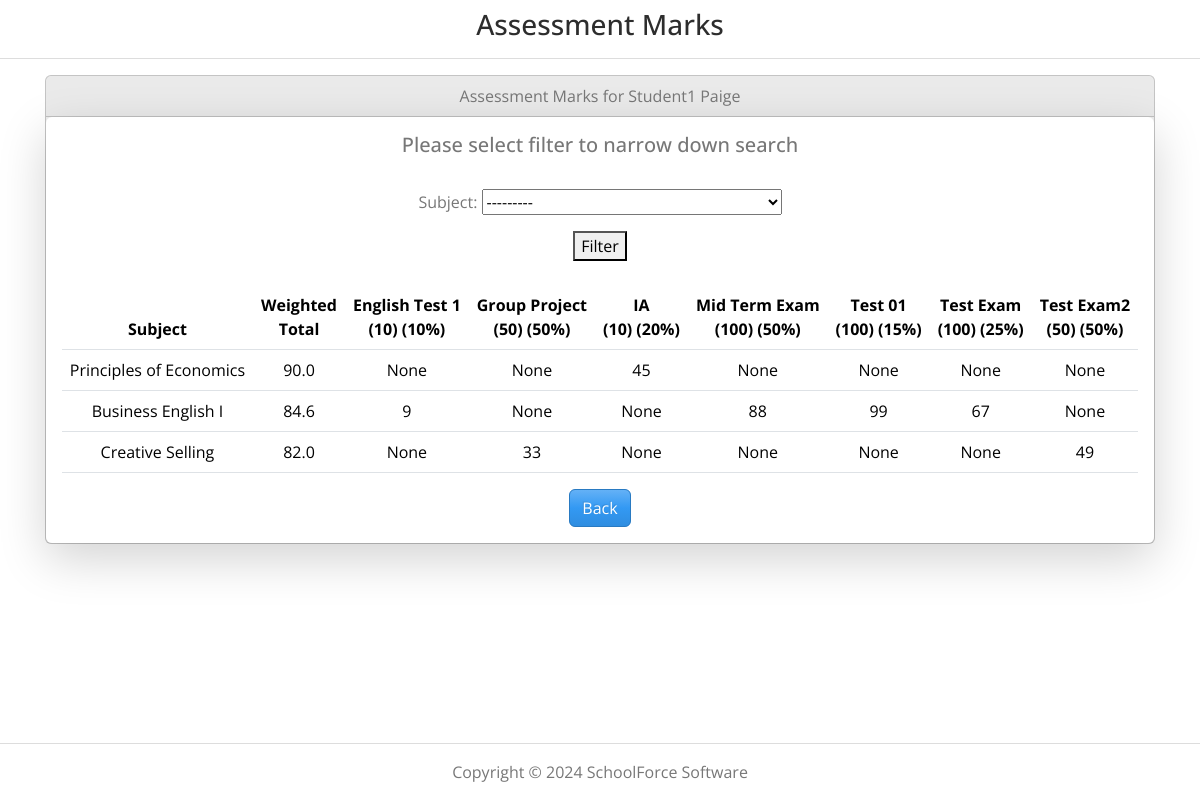
/student_subject_marks/ (signed in), run on an earlier commit of the app's database.
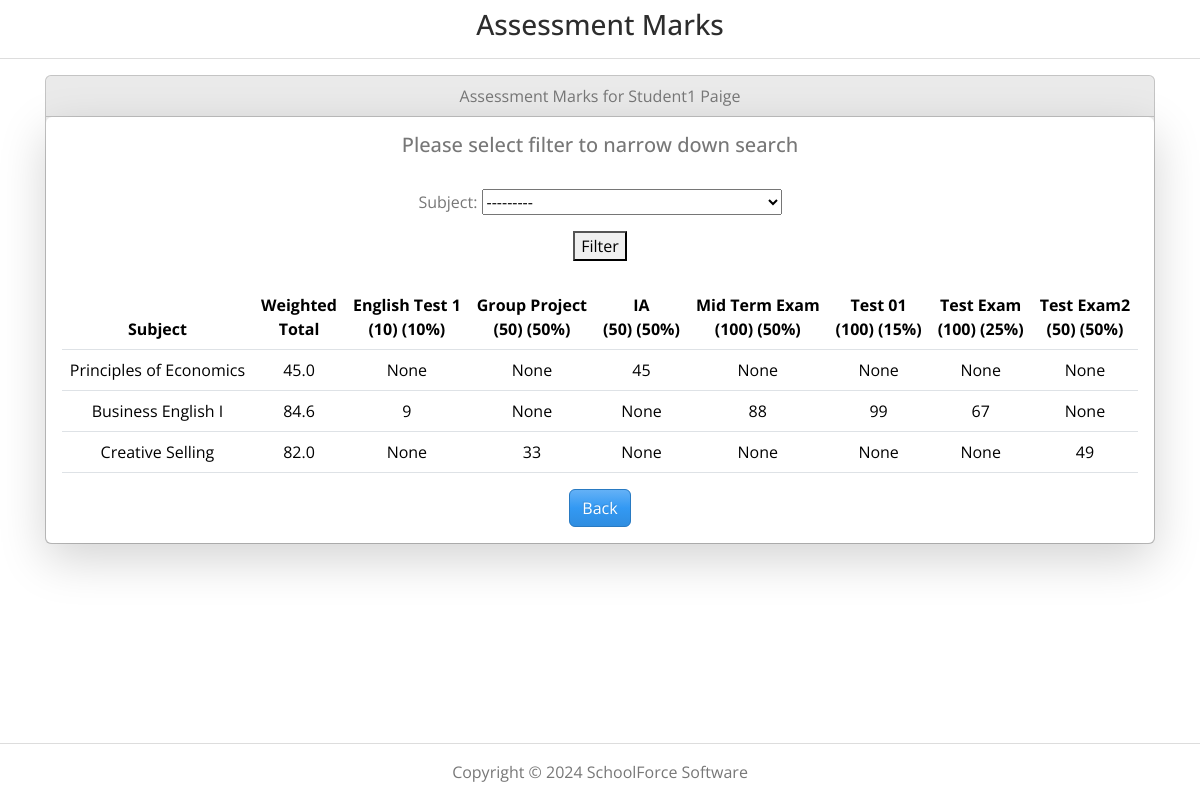
And on a later commit of the database.
### cmsmain/models.py (models this page shows)
class Exam(models.Model):
    course_class = models.ForeignKey(CourseClass, on_delete=models.CASCADE, related_name='exams', null=True, blank=True)
    name = models.CharField(max_length=100)
    total = models.IntegerField()
    weight = models.IntegerField()
    description = models.TextField(null=True, blank=True)
    location = models.ForeignKey(Location, on_delete=models.CASCADE, related_name='exams', null=True, blank=True)
    date = models.DateField()
    def __str__(self):
        return self.name

class Subject(models.Model):
    code = models.CharField(max_length=20, unique=True)
    name = models.CharField(max_length=100)
    def __str__(self):
        return self.name

### cmsmain/views.py (the view)
# urls.py: path('student_subject_marks/', views.StudentSubjectMarks, name='student_subject_marks'),
def StudentSubjectMarks(request):
    student = request.user.student
    form = StudentSubjectMarksFilterForm(request.POST or None, student=student)
    exam_marks = ExamMark.objects.filter(student=student)
    if request.method == 'POST' and form.is_valid():
        subject = form.cleaned_data.get('subject')
        if subject:
            exam_marks = exam_marks.filter(exam__course_class__subject=subject)
    subjects = set()
    exams_dict = {}
    totals_dict = {}
    for mark in exam_marks:
        subject = mark.exam.course_class.subject
        subjects.add(subject)
        if subject not in exams_dict:
            exams_dict[subject] = {}
        exams_dict[subject][mark.exam.name] = mark.mark
        if subject not in totals_dict:
            totals_dict[subject] = 0
        totals_dict[subject] += mark.mark / mark.exam.total * mark.exam.weight
    all_exam_names = sorted({exam.name for mark in exam_marks for exam in [mark.exam]})
    all_exams = Exam.objects.filter(name__in=all_exam_names).distinct()
    context = {
        'form': form,
        'student': student,
        'subjects': subjects,
        'exams_dict': exams_dict,
        'totals_dict': totals_dict,
        'all_exam_names': all_exam_names,
        'all_exams': all_exams
    }
    return render(request, 'app_student/student_subject_marks.html', context)

### cmsmain/forms.py
class StudentSubjectMarksFilterForm(forms.Form):
    subject = forms.ModelChoiceField(
        queryset=None,
        required=False,
        widget=forms.Select(attrs={'class': 'form-field'})
    )
    def __init__(self, *args, **kwargs):
        student = kwargs.pop('student', None)
        super(StudentSubjectMarksFilterForm, self).__init__(*args, **kwargs)
        if student:
            self.fields['subject'].queryset = Subject.objects.filter(
                classes__in=student.classes.all()).distinct()

### cmsmain/models.py (called while the page is built)
    def __str__(self):
        return f'{self.first_name} {self.last_name}'

### cmsmain/templatetags/custom_filters.py (called while the page is built)
@register.filter
def dict_get(d, key):
    return d.get(key)

### cmsmain/templates/app_student/student_subject_marks.html (shortened to what this page needs)
{% extends 'cmsmain/base.html' %}
{% load custom_filters %}
{% load static %}
{% block content %}
<h3 class="mt-2 text-center">Assessment Marks</h3>
<hr />
<div class="d-flex justify-content-center">
    <div class="row">
        <div class="col col-md">
            <div class="card bg-light mb-3">
                <div class="card-header">
                    Assessment Marks for {{ student }}
                </div>
                <div class="card-body shadow-lg bg-body rounded">
                    <h5>Please select filter to narrow down search</h5>
                    <br />
                    <form method="post">
                        {{ form.as_p }}
                        <button type="submit">Filter</button>
                    </form>
                    <br />
                    {% if subjects %}
                    <table class='table'>
                        <thead>
                            <tr>
                                <th>Subject</th>
                                <th>Weighted<br />Total</th>
                                {% for exam_name in all_exam_names %}
                                    {% for exam in all_exams %}
                                        {% if exam.name == exam_name %}
                                        <th>{{ exam }}<br>({{exam.total}}) ({{exam.weight}}%)</th>
                                        {% endif %}
                                    {% endfor %}
                                {% endfor %}
                            </tr>
                        </thead>
                        <tbody>
                            {% for subject in subjects %}
                                <tr>
                                    <td>{{ subject.name }}</td>
                                    <td>{{ totals_dict|dict_get:subject }}</td>
                                    {% for exam_name in all_exam_names %}
                                        {% for exam in all_exams %}
                                            {% if exam.name == exam_name %}
                                                <td>{{ exams_dict|dict_get:subject|dict_get:exam_name }}</td>
                                            {% endif %}
                                        {% endfor %}
                                    {% endfor %}
                                </tr>
                            {% endfor %}
                        </tbody>
                    </table>
                    {% else %}
                        <p>No exam marks available.</p>
                    {% endif %}
                    <a class="btn btn-info" href="{% url 'custom_page' %}">Back</a>
                </div>
            </div>
        </div>
    </div>
</div>
{% endblock %}

What changed in the data, as far as the page shows it:
changed Exam "IA": total "10" → "50"; weight "20" → "50"
computed for Subject "Principles of Economics": id "90.0" → "45.0"
